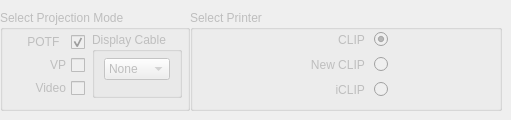
        <widget class="QWidget" name="tab">
         <attribute name="title">
          <string>Legacy UI</string>
         </attribute>
         <widget class="QGroupBox" name="ProjectionModeBox">
          <property name="enabled">
           <bool>false</bool>
          </property>
          <property name="geometry">
           <rect>
            <x>0</x>
            <y>10</y>
            <width>190</width>
            <height>101</height>
           </rect>
          </property>
          <property name="autoFillBackground">
           <bool>true</bool>
          </property>
          <property name="title">
           <string>Select Projection Mode</string>
          </property>
          <property name="flat">
           <bool>false</bool>
          </property>
          <layout class="QGridLayout" name="gridLayout_6">
           <property name="leftMargin">
            <number>5</number>
           </property>
           <property name="topMargin">
            <number>0</number>
           </property>
           <property name="rightMargin">
            <number>5</number>
           </property>
           <property name="bottomMargin">
            <number>5</number>
           </property>
           <property name="horizontalSpacing">
            <number>7</number>
           </property>
           <property name="verticalSpacing">
            <number>1</number>
           </property>
           <item row="2" column="0">
            <widget class="QCheckBox" name="VideoCheckbox">
             <property name="layoutDirection">
              <enum>Qt::RightToLeft</enum>
             </property>
             <property name="styleSheet">
              <string notr="true">font: 9pt &quot;MS Shell Dlg 2&quot;;</string>
             </property>
             <property name="text">
              <string>Video</string>
             </property>
            </widget>
           </item>
           <item row="1" column="0">
            <widget class="QCheckBox" name="VP_HDMIcheckbox">
             <property name="layoutDirection">
              <enum>Qt::RightToLeft</enum>
             </property>
             <property name="styleSheet">
              <string notr="true">font: 9pt &quot;MS Shell Dlg 2&quot;;</string>
             </property>
             <property name="text">
              <string>VP</string>
             </property>
            </widget>
           </item>
           <item row="0" column="0">
            <widget class="QCheckBox" name="POTFcheckbox">
             <property name="layoutDirection">
              <enum>Qt::RightToLeft</enum>
             </property>
             <property name="styleSheet">
              <string notr="true">font: 9pt &quot;MS Shell Dlg 2&quot;;</string>
             </property>
             <property name="text">
              <string>    POTF  </string>
             </property>
             <property name="checked">
              <bool>true</bool>
             </property>
            </widget>
           </item>
           <item row="0" column="1" rowspan="3">
            <widget class="QGroupBox" name="DisplayCableBox">
             <property name="enabled">
              <bool>false</bool>
             </property>
             <property name="title">
              <string>Display Cable</string>
             </property>
             <layout class="QGridLayout" name="gridLayout_9">
              <property name="topMargin">
               <number>0</number>
              </property>
              <property name="bottomMargin">
               <number>8</number>
              </property>
              <item row="0" column="0">
               <widget class="QComboBox" name="DisplayCableList">
                <property name="enabled">
                 <bool>false</bool>
                </property>
                <property name="sizePolicy">
                 <sizepolicy hsizetype="Minimum" vsizetype="Fixed">
                  <horstretch>0</horstretch>
                  <verstretch>0</verstretch>
                 </sizepolicy>
                </property>
                <item>
                 <property name="text">
                  <string>None</string>
                 </property>
                </item>
                <item>
                 <property name="text">
                  <string>HDMI</string>
                 </property>
                </item>
                <item>
                 <property name="text">
                  <string>DisplayPort</string>
                 </property>
                </item>
               </widget>
              </item>
             </layout>
            </widget>
           </item>
          </layout>
         </widget>
         <widget class="QGroupBox" name="PrinterSelectBox">
          <property name="enabled">
           <bool>false</bool>
          </property>
          <property name="geometry">
           <rect>
            <x>190</x>
            <y>10</y>
            <width>312</width>
            <height>101</height>
           </rect>
          </property>
          <property name="autoFillBackground">
           <bool>true</bool>
          </property>
          <property name="title">
           <string>Select Printer</string>
          </property>
          <layout class="QGridLayout" name="gridLayout">
           <property name="topMargin">
            <number>0</number>
           </property>
           <item row="0" column="2">
            <spacer name="horizontalSpacer">
             <property name="orientation">
              <enum>Qt::Horizontal</enum>
             </property>
             <property name="sizeHint" stdset="0">
              <size>
               <width>40</width>
               <height>20</height>
              </size>
             </property>
            </spacer>
           </item>
           <item row="0" column="0">
            <spacer name="horizontalSpacer_2">
             <property name="orientation">
              <enum>Qt::Horizontal</enum>
             </property>
             <property name="sizeHint" stdset="0">
              <size>
               <width>40</width>
               <height>20</height>
              </size>
             </property>
            </spacer>
           </item>
           <item row="2" column="1">
            <widget class="QRadioButton" name="DICLIPSelect">
             <property name="layoutDirection">
              <enum>Qt::RightToLeft</enum>
             </property>
             <property name="styleSheet">
              <string notr="true">font: 10pt &quot;MS Shell Dlg 2&quot;;</string>
             </property>
             <property name="text">
              <string>iCLIP </string>
             </property>
             <property name="iconSize">
              <size>
               <width>40</width>
               <height>40</height>
              </size>
             </property>
            </widget>
           </item>
           <item row="1" column="1">
            <widget class="QRadioButton" name="NewCLIPSelect">
             <property name="layoutDirection">
              <enum>Qt::RightToLeft</enum>
             </property>
             <property name="styleSheet">
              <string notr="true">font: 10pt &quot;MS Shell Dlg 2&quot;;</string>
             </property>
             <property name="text">
              <string>New CLIP </string>
             </property>
            </widget>
           </item>
           <item row="0" column="1">
            <widget class="QRadioButton" name="CLIPSelect">
             <property name="layoutDirection">
              <enum>Qt::RightToLeft</enum>
             </property>
             <property name="styleSheet">
              <string notr="true">font: 10pt &quot;MS Shell Dlg 2&quot;;</string>
             </property>
             <property name="text">
              <string>CLIP </string>
             </property>
             <property name="iconSize">
              <size>
               <width>40</width>
               <height>40</height>
              </size>
             </property>
             <property name="checked">
              <bool>true</bool>
             </property>
            </widget>
           </item>
          </layout>
         </widget>
        </widget>
